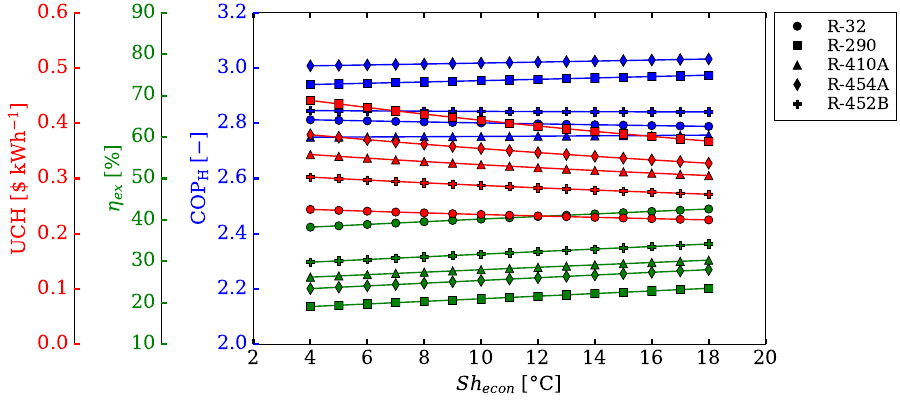

The script that saved this image:
import os,sys
import numpy as np
import math
from math import log, pi
import pylab
import matplotlib.pyplot as plt
import matplotlib as mpl
import matplotlib.mlab as ml
import pandas as pd
mpl.style.use('classic')
mpl.style.use('Elsevier.mplstyle')
mpl.rcParams['mathtext.fontset'] = 'custom'
mpl.rcParams['figure.figsize'] = [6,4]
mpl.rcParams['legend.labelspacing'] = 0.2
mpl.rcParams['legend.numpoints'] = 1

# #===============================================================================
# # Latex render
# #===============================================================================
# #mpl.use('pgf')
#  
# def figsize(scale):
#     fig_width_pt = 469.755                          # Get this from LaTeX using \the\textwidth
#     inches_per_pt = 1.0/72.27                       # Convert pt to inch
#     golden_mean = (np.sqrt(5.0)-1.0)/2.0            # Aesthetic ratio (you could change this)
#     fig_width = fig_width_pt*inches_per_pt*scale    # width in inches
#     fig_height = fig_width*golden_mean              # height in inches
#     fig_size = [fig_width,fig_height]
#     return fig_size
#  
# pgf_with_latex = {                      # setup matplotlib to use latex for output
# "pgf.texsystem": "pdflatex",        # change this if using xetex or lautex
# "text.usetex": True,                # use LaTeX to write all text
# "font.family": "serif",
# "font.serif": [],                   # blank entries should cause plots to inherit fonts from the document
# "font.sans-serif": [],
# "font.monospace": [],
# "axes.labelsize": 10,               # LaTeX default is 10pt font.
# "font.size": 10,
# "legend.fontsize": 8,               # Make the legend/label fonts a little smaller
# "legend.labelspacing":0.2,
# "xtick.labelsize": 8,
# "ytick.labelsize": 8,
# "figure.figsize": figsize(0.9),     # default fig size of 0.9 textwidth
# "pgf.preamble": [
# r"\usepackage[utf8x]{inputenc}",    # use utf8 fonts becasue your computer can handle it :)
# r"\usepackage[T1]{fontenc}",        # plots will be generated using this preamble
#         ]
#     }
# mpl.rcParams.update(pgf_with_latex)
# #===============================================================================
# # END of Latex render
# #===============================================================================
    
def savefigs(name):
    #plt.savefig(name+'.eps')
    plt.savefig('images/'+name+'.pdf')
    #plt.savefig(name+'.png',dpi=600)
    #plt.show()


 
#########################
##### Figure 11 #######
#########################
#import data from excel file
df1 = pd.read_excel('Base_R32.xlsx',sheet_name='deltaT_sup_evap',header=0) #file name
df2 = pd.read_excel('Base_R290.xlsx',sheet_name='deltaT_sup_evap',header=0) #file name
df3 = pd.read_excel('Base_R410A.xlsx',sheet_name='deltaT_sup_evap',header=0) #file name
df4 = pd.read_excel('Base_R454A.xlsx',sheet_name='deltaT_sup_evap',header=0) #file name
df5 = pd.read_excel('Base_R452B.xlsx',sheet_name='deltaT_sup_evap',header=0) #file name  
       
def make_patch_spines_invisible(ax):
    ax.set_frame_on(True)
    ax.patch.set_visible(False)
    for sp in ax.spines.values():
        sp.set_visible(False)
       
fig, host = plt.subplots(figsize=(9,4))
fig.subplots_adjust(right=0.7)
       
par1 = host.twinx()
par2 = host.twinx()
       
par1.spines["left"].set_position(("axes", -0.18)) # green one
par2.spines["left"].set_position(("axes", -0.35)) # red one
make_patch_spines_invisible(par1)
make_patch_spines_invisible(par2)
par1.spines["left"].set_visible(True)
par1.yaxis.set_label_position('left')
par1.yaxis.set_ticks_position('left')
par2.spines["left"].set_visible(True)
par2.yaxis.set_label_position('left')
par2.yaxis.set_ticks_position('left')
       
       
p1, = host.plot(df1['X'],df1['COP_heating'],'bo-',label=r'R-32')
host.plot(df2['X'],df2['COP_heating'],'bs-',label=r'R-290')  
host.plot(df3['X'],df3['COP_heating'],'b^-',label=r'R-410A')  
host.plot(df4['X'],df4['COP_heating'],'bd-',label=r'R-454A')  
host.plot(df5['X'],df5['COP_heating'],'P-',color='b',label=r'R-452B')
       
p2, = par1.plot(df1['X'],df1['eta_ex_total'],'go-',label=r'R-32')
par1.plot(df2['X'],df2['eta_ex_total'],'gs-',label=r'R-290')  
par1.plot(df3['X'],df3['eta_ex_total'],'g^-',label=r'R-410A')  
par1.plot(df4['X'],df4['eta_ex_total'],'gd-',label=r'R-454A')  
par1.plot(df5['X'],df5['eta_ex_total'],'P-',color='g',label=r'R-452B')   
       
p3, = par2.plot(df1['X'],df1['UCP_H'],'ro-',label=r'R-32')
par2.plot(df2['X'],df2['UCP_H'],'rs-',label=r'R-290')  
par2.plot(df3['X'],df3['UCP_H'],'r^-',label=r'R-410A')  
par2.plot(df4['X'],df4['UCP_H'],'rd-',label=r'R-454A')  
par2.plot(df5['X'],df5['UCP_H'],'P-',color='r',label=r'R-452B')  
       
       
host.set_xlim(2,20)
host.set_ylim(2.0, 3.2)
par1.set_ylim(10, 90)
par2.set_ylim(0, 0.6)
       
host.set_xlabel(r'$Sh_{econ}$ [$\degree$C]')
host.set_ylabel(r'$\mathrm{COP_{H}}$ [$-$]')
par1.set_ylabel(r'$\eta_{ex}$ [%]')
par2.set_ylabel(r'UCH [$\$$ kWh$^{-1}$]')
       
host.yaxis.label.set_color('blue')
par1.yaxis.label.set_color('green')
par2.yaxis.label.set_color('red')
       
tkw = dict(size=4, width=1.5)
host.tick_params(axis='y', colors='blue', **tkw)
par1.tick_params(axis='y', colors='green', **tkw)
par2.tick_params(axis='y', colors='red', **tkw)
host.tick_params(axis='x', **tkw)
       
from matplotlib.patches import Patch
from matplotlib.lines import Line2D
       
legend_elements = [Line2D([0], [0], marker='o', color='w', markerfacecolor='k', label='R-32'),
                   Line2D([0], [0], marker='s', color='w', markerfacecolor='k', label='R-290'),
                   Line2D([0], [0], marker='^', color='w', markerfacecolor='k', label='R-410A'),
                   Line2D([0], [0], marker='d', color='w', markerfacecolor='k', label='R-454A'),
                   Line2D([0], [0], marker='P', color='w', markerfacecolor='k', label='R-452B'),
                   ]
       
       
leg = host.legend(handles=legend_elements,fancybox=False,numpoints=1,loc='upper left',bbox_to_anchor=(1.0,1.025))
frame  = leg.get_frame()  
frame.set_linewidth(0.5)
plt.tight_layout(pad=0.2) 
savefigs('fig11')
plt.show()
plt.close()
    
# #########################
# ##### Figure 11a #######
# #########################
# plt.plot(df1['X'],df1['COP_heating'],'ro-',label=r'R-32')    
# plt.plot(df2['X'],df2['COP_heating'],'bs-',label=r'R-290')  
# plt.plot(df3['X'],df3['COP_heating'],'g^-',label=r'R-410A')  
# plt.plot(df4['X'],df4['COP_heating'],'yd-',label=r'R-454A')  
# plt.plot(df5['X'],df5['COP_heating'],'P-',color='k',label=r'R-452B')   
#     
#       
# # plt.ylim(100,600)
# plt.xlim(2,20)
# # plt.xticks([0, 1, 2, 3, 4, 5, 6, 7, 8, 9],
# #            [r'', r'1', r'2', r'3',r'4/A', r'5', r'6', r'B', r'C', r''])
# # plt.tick_params(
# #     axis='x',          # changes apply to the x-axis
# #     which='both',      # both major and minor ticks are affected
# #     bottom='on',      # ticks along the bottom edge are on
# #     top='off',         # ticks along the top edge are off
# #     labelbottom='on') # labels along the bottom edge are off
# plt.xlabel(r'$Sh_{econ}$ [$\degree$C]')
# plt.ylabel(r'$\mathrm{COP_{H}}$ [$-$]') #{\textdegree}C
# # leg = plt.legend(loc='best',fancybox=False,numpoints=1)
# # frame  = leg.get_frame()  
# # frame.set_linewidth(0.5)
# plt.tight_layout(pad=0.2) 
# savefigs('fig11a')
# plt.show()
# plt.close()
#     
# #########################
# ##### Figure 11b #######
# #########################
# plt.plot(df1['X'],df1['eta_ex_total'],'ro-',label=r'R-32')    
# plt.plot(df2['X'],df2['eta_ex_total'],'bs-',label=r'R-290')  
# plt.plot(df3['X'],df3['eta_ex_total'],'g^-',label=r'R-410A')  
# plt.plot(df4['X'],df4['eta_ex_total'],'yd-',label=r'R-454A')  
# plt.plot(df5['X'],df5['eta_ex_total'],'P-',color='k',label=r'R-452B')   
#     
#       
# # plt.ylim(100,600)
# plt.xlim(2,20)
# # plt.xticks([0, 1, 2, 3, 4, 5, 6, 7, 8, 9],
# #            [r'', r'1', r'2', r'3',r'4/A', r'5', r'6', r'B', r'C', r''])
# # plt.tick_params(
# #     axis='x',          # changes apply to the x-axis
# #     which='both',      # both major and minor ticks are affected
# #     bottom='on',      # ticks along the bottom edge are on
# #     top='off',         # ticks along the top edge are off
# #     labelbottom='on') # labels along the bottom edge are off
# plt.xlabel(r'$Sh_{econ}$ [$\degree$C]')
# plt.ylabel(r'$\eta_{ex}$ [%]') #{\textdegree}C
# # leg = plt.legend(loc='best',fancybox=False,numpoints=1)
# # frame  = leg.get_frame()  
# # frame.set_linewidth(0.5)
# plt.tight_layout(pad=0.2) 
# savefigs('fig11b')
# plt.show()
# plt.close()
#     
# #########################
# ##### Figure 11c #######
# #########################    
# fig, ax = plt.subplots(figsize=(7.5,4)) 
# plt.plot(df1['X'],df1['UCP_H'],'ro-',label=r'R-32')    
# plt.plot(df2['X'],df2['UCP_H'],'bs-',label=r'R-290')  
# plt.plot(df3['X'],df3['UCP_H'],'g^-',label=r'R-410A')  
# plt.plot(df4['X'],df4['UCP_H'],'yd-',label=r'R-454A')  
# plt.plot(df5['X'],df5['UCP_H'],'P-',color='k',label=r'R-452B')   
#     
#       
# # plt.ylim(100,600)
# plt.xlim(2,20)
# # plt.xticks([0, 1, 2, 3, 4, 5, 6, 7, 8, 9],
# #            [r'', r'1', r'2', r'3',r'4/A', r'5', r'6', r'B', r'C', r''])
# # plt.tick_params(
# #     axis='x',          # changes apply to the x-axis
# #     which='both',      # both major and minor ticks are affected
# #     bottom='on',      # ticks along the bottom edge are on
# #     top='off',         # ticks along the top edge are off
# #     labelbottom='on') # labels along the bottom edge are off
# plt.xlabel(r'$Sh_{econ}$ [$\degree$C]')
# plt.ylabel(r'UCH [$\$$ kWh$^{-1}$]') #{\textdegree}C
# leg = plt.legend(fancybox=False,numpoints=1,loc='upper left',bbox_to_anchor=(1.0,1.025))
# frame  = leg.get_frame()  
# frame.set_linewidth(0.5)
# plt.tight_layout(pad=0.2) 
# savefigs('fig11c')
# plt.show()
# plt.close()



#########################
##### Figure 11a #######
#########################
fig, ax = plt.subplots(figsize=(6,9))
plt.subplot(3, 1, 1)
plt.plot(df1['X'],df1['COP_heating'],'ro-',label=r'R-32')    
plt.plot(df2['X'],df2['COP_heating'],'bs-',label=r'R-290')  
plt.plot(df3['X'],df3['COP_heating'],'g^-',label=r'R-410A')  
plt.plot(df4['X'],df4['COP_heating'],'yd-',label=r'R-454A')  
plt.plot(df5['X'],df5['COP_heating'],'P-',color='k',label=r'R-452B')   
    
      
# plt.ylim(100,600)
plt.xlim(2,20)
# plt.xticks([0, 1, 2, 3, 4, 5, 6, 7, 8, 9],
#            [r'', r'1', r'2', r'3',r'4/A', r'5', r'6', r'B', r'C', r''])
plt.tick_params(
    axis='x',          # changes apply to the x-axis
    which='both',      # both major and minor ticks are affected
    bottom='on',      # ticks along the bottom edge are on
    top='on',         # ticks along the top edge are off
    labelbottom='off') # labels along the bottom edge are off
# plt.xlabel(r'$Sh_{econ}$ [$\degree$C]')
plt.ylabel(r'$\mathrm{COP_{H}}$ [$-$]') #{\textdegree}C
leg = plt.legend(loc='best',fancybox=False,numpoints=1)
frame  = leg.get_frame()  
frame.set_linewidth(0.5)
# plt.tight_layout(pad=0.2) 
# savefigs('fig11a')
# plt.show()
# plt.close()


plt.subplot(3, 1, 2)
plt.plot(df1['X'],df1['eta_ex_total'],'ro-',label=r'R-32')    
plt.plot(df2['X'],df2['eta_ex_total'],'bs-',label=r'R-290')  
plt.plot(df3['X'],df3['eta_ex_total'],'g^-',label=r'R-410A')  
plt.plot(df4['X'],df4['eta_ex_total'],'yd-',label=r'R-454A')  
plt.plot(df5['X'],df5['eta_ex_total'],'P-',color='k',label=r'R-452B')   
    
      
# plt.ylim(100,600)
plt.xlim(2,20)
# plt.xticks([0, 1, 2, 3, 4, 5, 6, 7, 8, 9],
#            [r'', r'1', r'2', r'3',r'4/A', r'5', r'6', r'B', r'C', r''])
plt.tick_params(
    axis='x',          # changes apply to the x-axis
    which='both',      # both major and minor ticks are affected
    bottom='on',      # ticks along the bottom edge are on
    top='on',         # ticks along the top edge are off
    labelbottom='off') # labels along the bottom edge are off
# plt.xlabel(r'$Sh_{econ}$ [$\degree$C]')
plt.ylabel(r'$\eta_{ex}$ [%]') #{\textdegree}C
# leg = plt.legend(loc='best',fancybox=False,numpoints=1)
# frame  = leg.get_frame()  
# frame.set_linewidth(0.5)
# plt.tight_layout(pad=0.2) 
# savefigs('fig11b')
# plt.show()
# plt.close()
#     
    

plt.subplot(3, 1, 3)
plt.plot(df1['X'],df1['UCP_H'],'ro-',label=r'R-32')    
plt.plot(df2['X'],df2['UCP_H'],'bs-',label=r'R-290')  
plt.plot(df3['X'],df3['UCP_H'],'g^-',label=r'R-410A')  
plt.plot(df4['X'],df4['UCP_H'],'yd-',label=r'R-454A')  
plt.plot(df5['X'],df5['UCP_H'],'P-',color='k',label=r'R-452B')   
    
      
# plt.ylim(100,600)
plt.xlim(2,20)
# plt.xticks([0, 1, 2, 3, 4, 5, 6, 7, 8, 9],
#            [r'', r'1', r'2', r'3',r'4/A', r'5', r'6', r'B', r'C', r''])
# plt.tick_params(
#     axis='x',          # changes apply to the x-axis
#     which='both',      # both major and minor ticks are affected
#     bottom='on',      # ticks along the bottom edge are on
#     top='off',         # ticks along the top edge are off
#     labelbottom='on') # labels along the bottom edge are off
plt.xlabel(r'$Sh_{econ}$ [$\degree$C]')
plt.ylabel(r'UCH [$\$$ kWh$^{-1}$]') #{\textdegree}C
# leg = plt.legend(fancybox=False,numpoints=1,loc='upper left',bbox_to_anchor=(1.0,1.025))
# frame  = leg.get_frame()  
# frame.set_linewidth(0.5)
plt.tight_layout(pad=0.2) 
savefigs('fig11new')
plt.show()
plt.close()